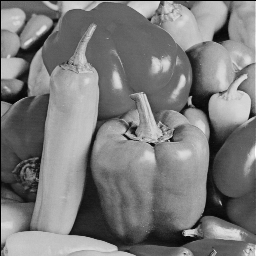
%> input picture despeckling_matlab_code/peppers.png, 256 x 256 px
$ octave main_despeckling.m   (GNU Octave 9; MATLAB toolbox functions it lacks are replaced by stand-ins)
%> lines starting %> are read from the running program, lines starting %| are printed output that depends on the picture
### despeckling_matlab_code/pnpADMM.m
function [x_curr,converged,iters,P,primal_residue,dual_residue,obj,z_curr] = ...
                    pnpADMM(z0,u0,rho,prox_f,W,I,tol,maxiters,objfun)
% [30 lines of commented-out code are left out]

if(~exist('I','var') || isempty(I))
    calcPSNR = false;
else
    calcPSNR = true;
end
if(~exist('tol','var') || isempty(tol))
    tol = 1/255;
end
if(~exist('maxiters','var') || isempty(maxiters))
    maxiters = 30;
end
if(~exist('objfun','var') || isempty(objfun))
    calcObj = false;
    obj = [];
else
    calcObj = true;
end

iters = 1;
z_curr = z0;
u_curr = u0;
dual_residue = nan(1,maxiters);
primal_residue = nan(1,maxiters);
primal_residue(1) = nan;
if(calcPSNR)
    P = nan(1,maxiters);
    P(1) = psnr(z0,I,1);
end
if(calcObj)
    obj = nan(1,maxiters);
end
while(true)
    % Main algorithm
    x_next = prox_f(z_curr - u_curr,rho);
    v_next = x_next + u_curr;
    z_next = W(v_next);
    u_next = u_curr + x_next - z_next;

    % Calculate PSNR, residues, objective values etc.
    if(calcObj)
        obj(iters) = objfun(x_next,z_next,v_next);  % Calculate objective value
    end
    if(calcPSNR)
        P(iters+1) = psnr(z_next,I,1);              % Calculate PSNR
        fprintf('Iteration = %d,\tPSNR = %f\n',iters,P(iters+1));
    else
        fprintf('Iteration = %d\n',iters);
    end
    err = euclNorm(z_next - z_curr);
    dual_residue(iters) = err;
    primal_residue(iters+1) = euclNorm(x_next - z_next);
    if(err < tol)
        converged = true;
        break;
    end
    if(iters==maxiters)
        if(err < tol)
            converged = true;
        else
            converged = false;
        end
        break;
    end

    % Transition to next iteration
    iters = iters+1;
    x_curr = x_next;
    z_curr = z_next;
    u_curr = u_next;
end

if(calcPSNR)
    P(iters+1:end) = [];
else
    P = [];
end

end


function n = euclNorm(y)
% Euclidean norm of vector or matrix

n = sqrt(sum(y(:).*y(:)));

end

### despeckling_matlab_code/JNLM.m
function [DenoisedImg, A1, M_nsy, Y_swp,Z] = JNLM(NoisyImg, GuideImg,...
                            PatchSizeHalf, WindowSizeHalf, h)
% NLM denoising using a guide image. This code was downloaded from the
% internet.

%NLM_II
% Get Image Info
[Height,Width] = size(NoisyImg);
[M1,N] = size(NoisyImg);
S = WindowSizeHalf;
K = PatchSizeHalf;
A = zeros ( N^2, (2*S+1)^2 );       %zero initialization
M_nsy = zeros ( N^2, (2*S+1)^2 );   %zero initialization
Y_swp = zeros ( N^2, (2*S+1)^2 );   %zero initialization
A1 = zeros ( N^2, (2*S+1)^2 );       %zero initialization

% Initialize the denoised image
u = zeros(Height,Width);
% Initialize the weight max
M = u;
% Initialize the accumlated weights
Z = M;


% Pad noisy image to avoid Borader Issues
PaddedGuideImg = padarray(GuideImg,[PatchSizeHalf,PatchSizeHalf],'symmetric','both');
%PaddedImg1 = padarray(NoisyImg,[K+S, K+S]);
PaddedV = padarray(NoisyImg,[WindowSizeHalf,WindowSizeHalf],'symmetric','both');
% B=padarray(NoisyImg,[(K+S),(K+S)],'symmetric'); %zero-oadding

% Main loop
for dx =  -S:S  %-WindowSizeHalf :WindowSizeHalf
    for dy = -S:S   %-WindowSizeHalf :WindowSizeHalf
        %if dx ~= 0 || dy ~= 0
        % Compute the Integral Image
        [Sd, diff, t] = integralImgSqDiff(PaddedGuideImg,dx,dy);
        Hat = triangle(dx, dy, S);
        size(Hat);
        % Obtaine the Square difference for every pair of pixels
      %  SqDist = Sd(PatchSizeHalf+1:end-PatchSizeHalf,PatchSizeHalf+1:end-PatchSizeHalf) + Sd(1:end-2*PatchSizeHalf,1:end-2*PatchSizeHalf) - Sd(1:end-2*PatchSizeHalf,PatchSizeHalf+1:end-PatchSizeHalf)-Sd(PatchSizeHalf+1:end-PatchSizeHalf,1:end-2*PatchSizeHalf);
%         PaddedImg
%         B = circshift(PaddedImg, [-dx,- dy])
%
%   t;
%         t-B
%
%
%         SqDiff1 = (PaddedImg - B).^2
%         diff
%         SqDiff1 - diff

        temp1 = img2DShift(Sd, K, K);
        temp2 = img2DShift(Sd, -K-1,- K-1);     % integralImgSqDiff(Sd, K, K);
        temp3 = img2DShift(Sd, -(K+1), K) ;    %integralImgSqDiff(Sd, 0, K);
        temp4 = img2DShift(Sd, K, -(K+1))  ;  %integralImgSqDiff(Sd, K, 0);
        Res = temp1 + temp2 -temp3 -temp4;
%         size(Res)
%         Res(1:3, K+1:N+K)
%         SqDist1 = Res(K+S+1:M1+K+S, K+S+1:N+K+S)
        SqDist1 = Res(K+1 : M1+K, K+1 : N+K);

        % Compute the weights for every pixels
      %     w = exp(-SqDist1/(h^2));
          w = Hat.*exp(-SqDist1/(h^2));

%         w = exp(-SqDist/(2*Sigma^2));


                row = (1+dx+S); %j=dx
                col = (1+dy+S); %k=dy
                row1 = (1+dx+S);
                col1 = (1+dy+S);
               % A( :, (col-1)*(2*S+1) + row )= reshape(w, Height*Width, 1);
                A1( :, (col1-1)*(2*S+1) + row1 )= (reshape(w', Height*Width, 1))';

%                 M_nsy( (i-1)*N + l, (col-1)*(2*S+1) + row ) = B((S+K+i+j),(S+K+l+k));
%                 Y_swp( (i-1)*N + l, (col-1)*(2*S+1) + row ) = B((S+K+i-j),(S+K+l-k));

        % Obtaine the corresponding noisy pixels
        v = PaddedV((WindowSizeHalf+1+dx):(WindowSizeHalf+dx+Height),(WindowSizeHalf+1+dy):(WindowSizeHalf+dy+Width));
        v_swp = PaddedV((WindowSizeHalf+1-dx):(WindowSizeHalf-dx+Height),(WindowSizeHalf+1-dy):(WindowSizeHalf-dy+Width));

        M_nsy( :, (col-1)*(2*S+1) + row ) = reshape(v', Height*Width, 1)';
        Y_swp( :, (col-1)*(2*S+1) + row ) = reshape(v_swp', Height*Width, 1)';

       % Compute and accumalate denoised pixels
       % v = NoisyImg;
        u = u+w.*v;
        % Update weight max
        % M = max(M,w);
        % Update accumlated weighgs
        Z = Z+w;
       % end
    end
end

% % Speical controls to accumlate the contribution of the noisy pixels to be denoised
% f = 1;
% u = u+f*M.*NoisyImg;
% u = u./(Z+f*M);
u = u./Z;
% Output denoised image
% Wt_matrix = A;
DenoisedImg = u;


% [37 lines left out: functions integralImgSqDiff, triangle, img2DShift, not called in this run]


% -------------------------------------------------------------------------

### despeckling_matlab_code/eval_fidelity.m
function f = eval_fidelity(x,M,y)
%EVAL_FIDELITY Data fidelity term for SAR despeckling
% x = Input argument
% M = No. of looks
% y = Observed log-intensity image

f = x + exp(y-x);
f = sum(f(:));
f = M*f;

end

### despeckling_matlab_code/prox_despeckling.m
function u = prox_despeckling(lambda,D,M,y,z)
% [6 lines of commented-out code are left out]
u = y;              % Initial value = Observed log-intensity image
for k = 1:10        % No. of Newton's method iterations
    num = D.*(u-z) + (M/lambda)*(1 - exp(y-u)); % Derivative
    den = D + (M/lambda)*exp(y-u);              % Second derivative
    u = u - num./den;
end
end

### despeckling_matlab_code/main_despeckling.m
% Code for image despeckling using PnP-ADMM w.r.t. a non-standard inner
% product, as described in the following paper:
%
% P. Nair, R. G. Gavaskar and K. N. Chaudhury, "Fixed-Point and Objective
% Convergence of Plug-and-Play Algorithms", IEEE Transactions on
% Computational Imaging, 2021.
% Link: https://doi.org/10.1109/TCI.2021.3066053
%

clearvars; close all; clc;

res = [256,256];    % Resize image to this size (if not already so)
ground = double(imresize(imread('./peppers.png'),res));
%> ground: size 256x256 double; min 0, max 254, mean 123.1; mean of the top-left, top-right, bottom-left and bottom-right quarters 121.8, 137.9, 123, 109.7
ground(ground==0) = 1;  % To avoid taking log of 0, all values must be nonzero
%> ground: size 256x256 double; min 1, max 254, mean 123.1

M = 5;  % No. of looks

% Forward model
[rr,cc] = size(ground);
%> rr = 256; cc = 256
r_orig = ground.^2;             % Intensity image
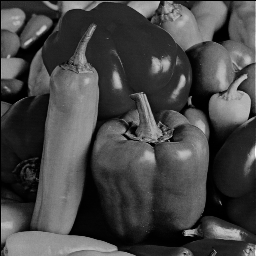
%> r_orig: size 256x256 double; min 1, max 64516, mean 17979.8; drawn with min black and max white
noise = gamrnd(M,1/M,[rr,cc]);  % Gamma noise
s = r_orig.*noise;              % Observed intensity image
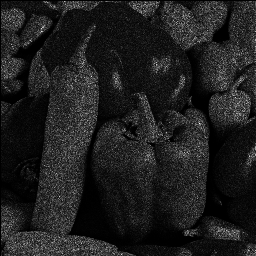
%> s: size 256x256 double; min 0.159, max 146215.5, mean 18007.6; drawn with min black and max white
y = log(s);                     % Observed log-intensity image

figure; imshow(uint8(sqrt(s))); title('Observed (speckled) image');
drawnow;

%% Warm start
% For the first few iterations we allow the denoiser weights to be computed
% from the current image, instead of fixing the weights. This makes the
% denoiser non-linear but allows us to obtain a good guide image which can
% be used to fix the weights later. We use a different set of parameters
% for these first few iterations, in order to get better results.
srad_warm = 2;          % Search window radius for warm start
prad_warm = 2;          % Patch radius for warm start
h_warm = (50/255)*log(255^2);% Standard deviation of Gaussian for warm start
warm_iters = 5;         % No. of iterations for warm start
rho_warm = 5;           % Penalty parameter for warm start

W_warm = @(x) JNLM(x,x,prad_warm,srad_warm,h_warm);     % Nonlinear NLM denoiser
prox_op = @(z,r) prox_despeckling(r,ones(rr,cc),M,y,z); % Proximal operator w.r.t. standard inner product
fprintf('Warm start:\n');
y_init = y * M / exp(psi(M));   % Initialization; helpful for improving results
x0 = pnpADMM(y_init,0,rho_warm,prox_op,W_warm,[],-1,warm_iters,[]); % Run warm-start iterations
%> the loop in pnpADMM, `while(true)` made 5 passes
%> err on passes 1 to 5: 119.3, 68.42, 37.16, 19.39, 10.07
%> pass 1, in pnpADMM, `u_next = u_curr + x_next - z_next;`:
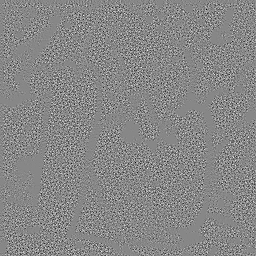
%> u_next: size 256x256 double; min -0.787, max 0.695, mean -0.000369; drawn with min black and max white
%> after the loop in pnpADMM, `while(true)`: converged = false; dual_residue = [119.3 68.42 37.16 19.39 10.07]; iters = 5; primal_residue = [NaN 38.57 6.01 2.48 0.921 0.499]
fprintf('\n');

%% Main iterations
% We now compute the denoiser weights from the image obtained from the warm
% start. These weights are kept fixed in the rest of the iterations, so the
% denoiser is linear.
srad = 5;                   % Seach window radius
prad = 1;                   % Patch radius
h = (55/255)*log(255^2);    % Standard deviation of Gaussian
maxiters = 100;             % Max. no. of iterations
rho = 0.2;                  % Penalty parameter

W_lin = @(x) JNLM(x,x0,prad,srad,h);    % Linear NLM denoiser
[~,~,~,~,D] = JNLM(x0,x0,prad,srad,h);  % Normalizing coefficients (D, see eq. (12) in the paper)
%> call 6 of JNLM, with PatchSizeHalf = 1, WindowSizeHalf = 5, h = 2.39
%> after the loop in JNLM (call 6), `for dx =  -S:S`:
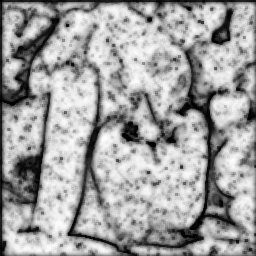
%> Z: size 256x256 double; min 1, max 34.8, mean 22.3; drawn with min black and max white
%> after the loop in JNLM (call 6), `for dx =  -S:S`:
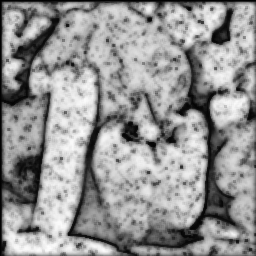
%> u: size 256x256 double; min -2.51, max 367.6, mean 213.4; drawn with min black and max white
%> in JNLM (call 6), `u = u./Z;`:
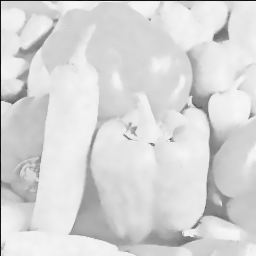
%> u: size 256x256 double; min -1.12, max 11.22, mean 9.3; drawn with min black and max white
prox_scaled = @(z,r) prox_despeckling(r,D,M,y,z); % Proximal operator w.r.t. inner product defined by D
objfun = @(xk,yk,vk) eval_fidelity(yk,M,y) + ...
         rho*eval_regularizer(yk,vk,D); % Function to calculate objective values

fprintf('Main iterations:\n');
[x_hat_scaled,~,~,~,~,y_err,objval] = ...
    pnpADMM(x0,0,rho,prox_scaled,W_lin,[],-1,maxiters,objfun); % Run PnP-ADMM
%> the loop in pnpADMM (call 2), `while(true)` made 1 pass
%> pass 1, in pnpADMM (call 2), `u_next = u_curr + x_next - z_next;`:
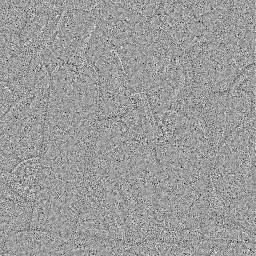
%> u_next: size 256x256 double; min -2.19, max 1.38, mean -0.00932; drawn with min black and max white
%> the run ends on the next line
